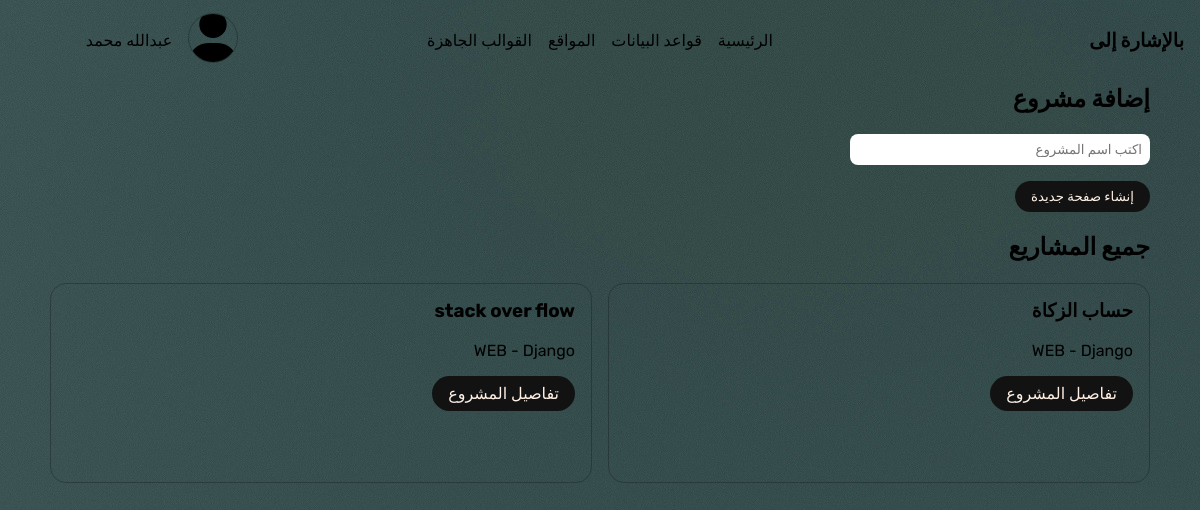
The app's page /v2/, older data.
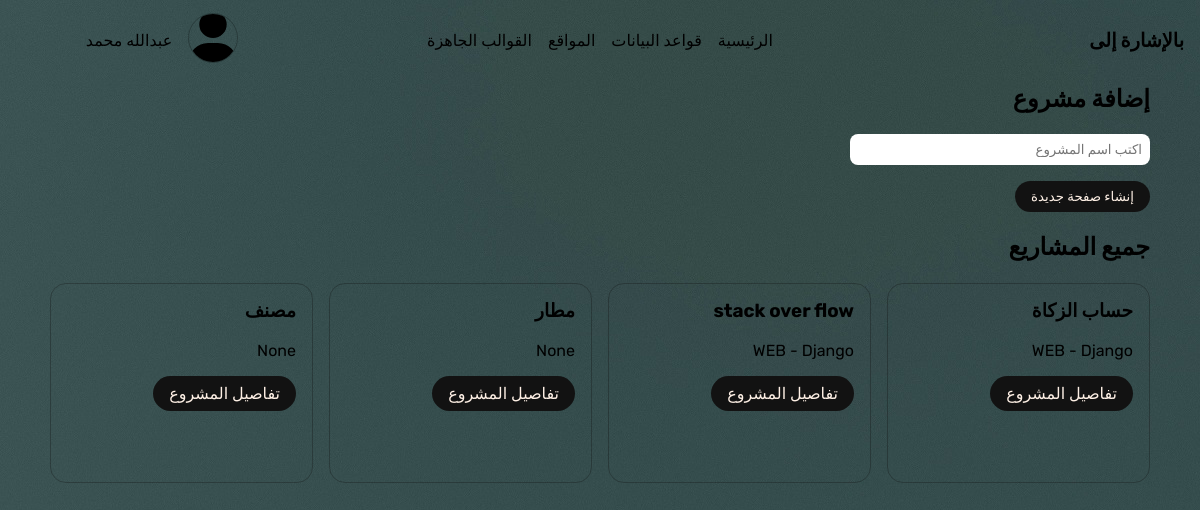
The same page, newer data.
### app_v2/models.py (models this page shows)
class Project(models.Model):
    name = models.CharField(max_length=200)
    p_type = models.ForeignKey(ProjectType, on_delete=models.SET_NULL, blank=True, null=True)
    def __str__(self):
        return self.name
    class Meta:
        verbose_name = 'مشروع'
        verbose_name_plural = 'مشاريع'

class ProjectType(models.Model):
    name = models.CharField(max_length=200)
    def __str__(self):
        return self.name
    class Meta:
        verbose_name = 'نوع مشروع'
        verbose_name_plural = 'أنواع المشاريع'

### app_v2/views.py (the view)
# urls.py: path('', index, name='index'),
def index(request):
    projects = Project.objects.all()
    if request.POST:
        project_name = request.POST.get('project-name-input')
        Project.objects.create(name=project_name)
    context = {
        'projects': projects,
    }
    return render(request, 'app_v2/index.html', context)

### app_v2/templates/app_v2/index.html (shortened to what this page needs)
{% extends 'base.html' %}
{% load static %}
{% block content %}
<section>
    <div class="container">
        <div class="section__heading">
            <h1>إضافة مشروع</h1>
            <form action="" method="POST">
                <input type="text" placeholder="اكتب اسم المشروع" name="project-name-input">
                <button type="submit" class="btn btn-solid-dark">إنشاء صفحة جديدة</button>
            </form>
        </div>
    </div>
</section>
<section>
    <div class="container">
        <div class="section__heading">
            <h1>جميع المشاريع</h1>
        </div>
        <div class="section__content">
            <div class="grid ">
            {% for project in projects %}
                <div class="col">
                    <h3>{{project}}</h3>
                    <br>
                    <p>
                        {{project.p_type}}
                    </p>
                    <a href="#" class="btn btn-solid-dark">تفاصيل المشروع</a>
                </div>
                {% endfor %}
            </div>
        </div>
    </div>
</section>
{% endblock content %}

### templates/base.html (shortened to what this page needs)
{% load static %}
<!DOCTYPE html>
<html lang="ar" dir="rtl">
<head>
    <link rel="stylesheet" href="https://cdnjs.cloudflare.com/ajax/libs/font-awesome/6.5.2/css/all.min.css" />
    <link rel="stylesheet" href="{% static 'css/main.css' %}">
</head>
<body>
    <header>
            <div class="logo-container">
                <p class="logo-text">
                    <a href="">
                        بالإشارة إلى
                    </a>
                </p>
            </div>
            <nav >
                <ul>
                    <li><a href="{% url 'page:index' %}" class="list-item">الرئيسية</a></li>
                    <li><a href="#" class="list-item">قواعد البيانات</a></li>
                    <li><a href="{% url 'website:all-websites' %}" class="list-item">المواقع</a></li>
                    <li><a href="#" class="list-item">القوالب الجاهزة</a></li>
                </ul>
            </nav>
            <div class="profile-btns">
                <a href="">
                    <img src="./images/user-solid(1).svg" alt="">
                </a>
                <a href="#" class="user__name">عبدالله محمد</a>
            </div>
    </header>
    {% block content %}{% endblock content %}
</body>
</html>

### project/static/css/main.css (style rules this page uses)
* { padding: 0; margin:0; box-sizing: border-box; font-family: "Rubik", sans-serif; }
a { color: #000; text-decoration: none; }
.container { margin: 0 auto; }
body { overflow-x: hidden; background-color: #fef0e5; margin-bottom: 1rem; }
header { display: flex; justify-content: space-around; align-items: center; padding: 1rem; height: 80px; }
header .logo-container, header .profile-btns { flex: 1; }
header nav { flex: 2 }
header .logo-container .logo-text { font-size: 1.2rem; font-weight: bold; }
header nav ul { display: flex; list-style: none; align-items: center; justify-content: center; column-gap: 1rem; }
header nav ul .list-item { text-decoration: none; }
header .profile-btns { display: flex; align-items: center; justify-content: center; column-gap: 1rem; }
header .profile-btns img { height: 50px; width: 50px; object-fit: cover; object-position: center; border-radius: 50%; border:1px solid #00000040; }
header .profile-btns a { text-decoration: none; }
section .section__heading { line-height: 1.6; margin-bottom: 1rem }
.grid { display: grid; grid-template-columns: repeat(auto-fit, minmax(250px, 1fr)); gap: 1rem; }
.grid .col { min-height: 200px; border-radius: 1rem; border: 1px solid #12121250; padding: 1rem; }
.btn { display: block; width: fit-content; padding: .5rem 1rem; border-radius: 2rem; margin-top: 1rem; outline: none; border: none; cursor: pointer; }
.btn-solid-dark { background: #121212; color: #fef0e5; }
input { display: block; }
@media (min-width: 1200px) { .container { width: 1100px; } }

Row changes from the older to the newer data that the page shows:
added Project: name "مطار", p_type "None"
added Project: name "مصنف", p_type "None"
